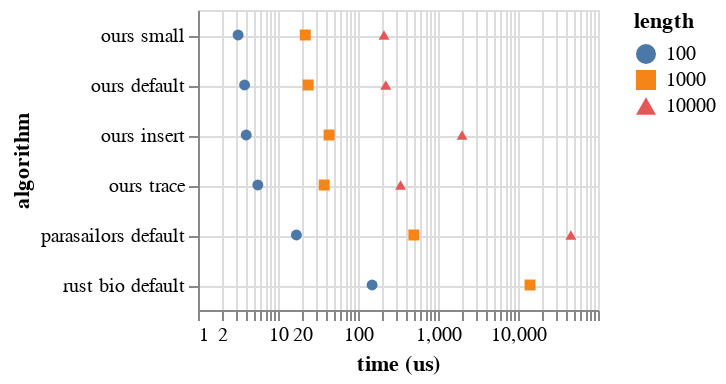

Notebook cell for this chart:
### Markdown cell above
Random Protein Sequences Benchmark (AVX2)

### Code cell
c = alt.Chart(data).mark_point(opacity = 1, filled = True).encode(
    x = alt.X("time", axis = alt.Axis(title = "time (us)"), scale = alt.Scale(type = "log")),
    y = alt.Y("algorithm property", axis = alt.Axis(title = "algorithm", grid = True), sort = alt.EncodingSortField(field = "time")),
    color = "length:N",
    shape = "length:N"
).transform_filter(
    datum.alphabet == "protein"
).properties(
    width = 200,
    height = 150
)
save(c, "random_protein_bench.pdf")
c

### Figure 1 — Vega-Lite specification as saved in the notebook (floating-point values rounded to 4 significant figures)
{"config": {"view": {"continuousWidth": 400, "continuousHeight": 300}}, "data": {"name": "data-e385596c70e179b1a0592e9bb0ebd72c"}, "mark": {"type": "point", "filled": true, "opacity": 1}, "encoding": {"color": {"type": "nominal", "field": "length"}, "shape": {"type": "nominal", "field": "length"}, "x": {"type": "quantitative", "axis": {"title": "time (us)"}, "field": "time", "scale": {"type": "log"}}, "y": {"type": "nominal", "axis": {"grid": true, "title": "algorithm"}, "field": "algorithm property", "sort": {"field": "time"}}}, "height": 150, "transform": [{"filter": "(datum.alphabet === 'protein')"}], "width": 200, "$schema": "https://vega.github.io/schema/vega-lite/v4.8.1.json", "datasets": {"data-e385596c70e179b1a0592e9bb0ebd72c": [{"algorithm": "parasailors", "alphabet": "protein", "k": 1000, "length": 10000, "property": "default", "time": 45820.0, "algorithm property": "parasailors default"}, {"algorithm": "parasailors", "alphabet": "protein", "k": 100, "length": 1000, "property": "default", "time": 499.7, "algorithm property": "parasailors default"}, {"algorithm": "parasailors", "alphabet": "protein", "k": 10, "length": 100, "property": "default", "time": 17.0, "algorithm property": "parasailors default"}, {"algorithm": "rust bio", "alphabet": "protein", "k": 100, "length": 1000, "property": "default", "time": 14140.0, "algorithm property": "rust bio default"}, {"algorithm": "rust bio", "alphabet": "protein", "k": 10, "length": 100, "property": "default", "time": 150.1, "algorithm property": "rust bio default"}, {"algorithm": "ours", "alphabet": "protein", "k": 1000, "length": 10000, "property": "default", "time": 222.4, "algorithm property": "ours default"}, {"algorithm": "ours", "alphabet": "protein", "k": 1000, "length": 10000, "property": "insert", "time": 2000.0, "algorithm property": "ours insert"}, {"algorithm": "ours", "alphabet": "protein", "k": 1000, "length": 10000, "property": "small", "time": 211.3, "algorithm property": "ours small"}, {"algorithm": "ours", "alphabet": "protein", "k": 1000, "length": 10000, "property": "trace", "time": 340.4, "algorithm property": "ours trace"}, {"algorithm": "ours", "alphabet": "protein", "k": 100, "length": 1000, "property": "default", "time": 23.8, "algorithm property": "ours default"}, {"algorithm": "ours", "alphabet": "protein", "k": 100, "length": 1000, "property": "insert", "time": 43.52, "algorithm property": "ours insert"}, {"algorithm": "ours", "alphabet": "protein", "k": 100, "length": 1000, "property": "small", "time": 21.92, "algorithm property": "ours small"}, {"algorithm": "ours", "alphabet": "protein", "k": 100, "length": 1000, "property": "trace", "time": 37.78, "algorithm property": "ours trace"}, {"algorithm": "ours", "alphabet": "protein", "k": 10, "length": 100, "property": "default", "time": 3.823, "algorithm property": "ours default"}, {"algorithm": "ours", "alphabet": "protein", "k": 10, "length": 100, "property": "insert", "time": 4.004, "algorithm property": "ours insert"}, {"algorithm": "ours", "alphabet": "protein", "k": 10, "length": 100, "property": "small", "time": 3.171, "algorithm property": "ours small"}, {"algorithm": "ours", "alphabet": "protein", "k": 10, "length": 100, "property": "trace", "time": 5.599, "algorithm property": "ours trace"}, {"algorithm": "ours", "alphabet": "nucleotide", "k": 1000, "length": 10000, "property": "default", "time": 205.1, "algorithm property": "ours default"}, {"algorithm": "ours", "alphabet": "nucleotide", "k": 100, "length": 1000, "property": "default", "time": 22.35, "algorithm property": "ours default"}, {"algorithm": "triple accel", "alphabet": "nucleotide", "k": 1000, "length": 10000, "property": "default", "time": 6899.0, "algorithm property": "triple accel default"}, {"algorithm": "triple accel", "alphabet": "nucleotide", "k": 100, "length": 1000, "property": "default", "time": 23.13, "algorithm property": "triple accel default"}]}}
